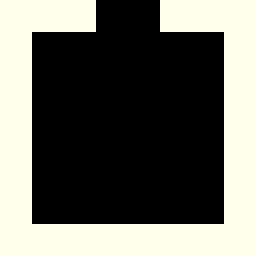

A level layout from a 2D game, rendered from its tile map. Below: a short description, then the map file with its tile-grid data intact:
An orthogonal 8x8 tile map with 32x32 px tiles, 1 tile layer (Calque de Tile 1), 2 tilesets.

<map version="1.2" tiledversion="1.2.2" orientation="orthogonal" renderorder="right-down" width="8" height="8" tilewidth="32" tileheight="32" infinite="0" nextlayerid="2" nextobjectid="1">
 <tileset firstgid="1" source="ExempleSalle.tsx" />
 <tileset firstgid="1" source="TileSet.tsx" />
 <layer id="1" name="Calque de Tile 1" width="8" height="8">
  <data encoding="csv">
2,2,2,0,0,2,2,2,
2,0,0,0,0,0,0,2,
2,0,0,0,0,0,0,2,
2,0,0,0,0,0,0,2,
2,0,0,0,0,0,0,2,
2,0,0,0,0,0,0,2,
2,0,0,0,0,0,0,2,
2,2,2,2,2,2,2,2
</data>
 </layer>
</map>
